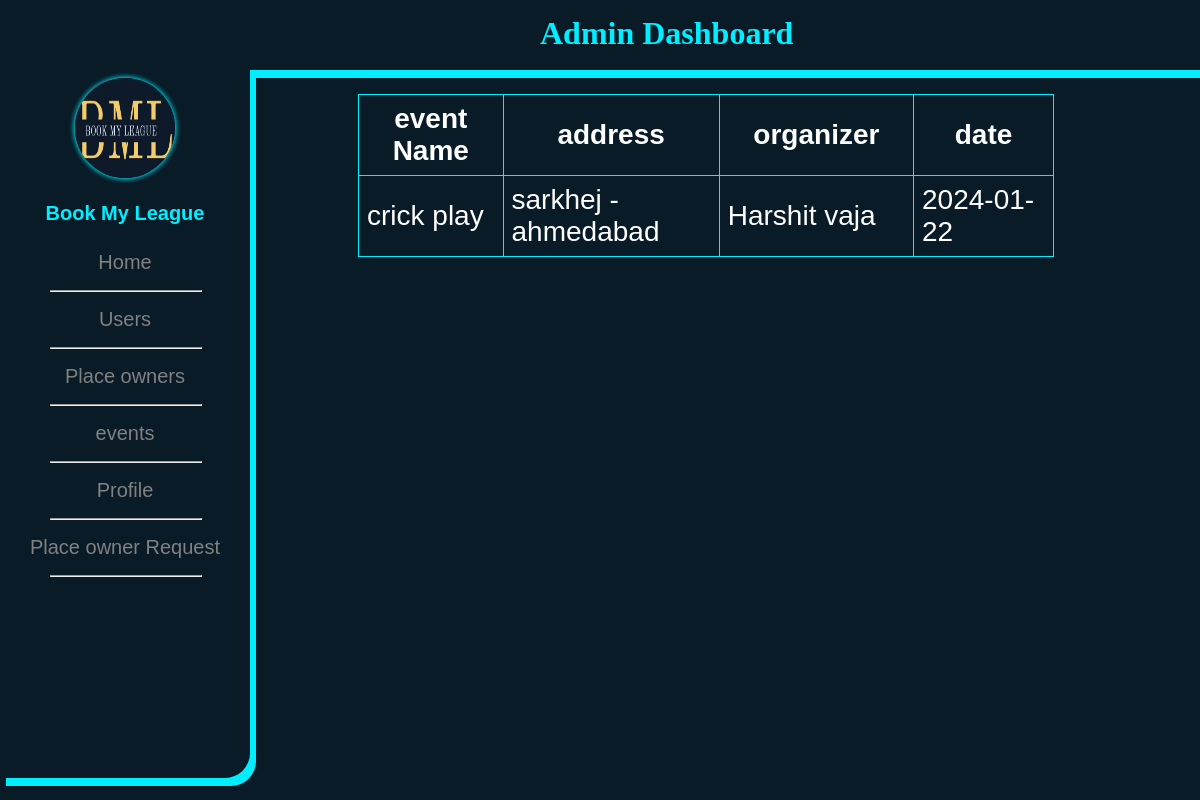
The page /admin.php?event on the database its author committed.
### tables this page shows
CREATE TABLE `event` (
  `event_id` int(30) NOT NULL,
  `event_name` varchar(30) NOT NULL,
  `event_address` varchar(50) NOT NULL,
  `event_date` date NOT NULL,
  `event_password` int(30) NOT NULL,
  `event_organizer` varchar(20) NOT NULL
);

### event.php (the view)
<?php
if($sql_user = "SELECT * FROM `event`"){
$result_user = mysqli_query($con,$sql_user);
while($fetch_user_details = mysqli_fetch_assoc($result_user)){
$username_user = $fetch_user_details['event_name'];
$phone_no_user = $fetch_user_details['event_address'];
$email_user = $fetch_user_details['event_organizer'];
$address_user = $fetch_user_details['event_date'];
echo "<!DOCTYPE html>
<html lang='en'>
<head>
  <meta charset='UTF-8'>
  <meta name='viewport' content='width=device-width, initial-scale=1.0'>
  <title>Profile Page</title>
  <style>
    table, th, td {
      border:1px solid #0ef;
      border-collapse: collapse;
      padding: 8px;
    }
    tr{
      color: #fff;
    }
    th {
      background-color: #081b27;
      color: #fff;
      width: 130000px;
    }
  </style>
</head>
<body>
  <div class='main'>
        <table>
          <tr>
            <th>event Name</th>
            <th>address</th>
            <th>organizer</th>
            <th>date</th>
          </tr>
          <tr>
            <td>$username_user</td>
            <td>$phone_no_user</td>
            <td>$email_user</td>
            <td>$address_user</td>
          </tr>
        </table>
  </div>
</body>
</html>";
}
}
?>

### assets/css/admin.css (style rules this page uses)
* { margin: 0; }
body { background-color: #081b27; font-family: Arial; overflow: hidden; }
.main { margin-top: 2%; margin-left: 29%; font-size: 28px; padding: 0 10px; width: 58%; }

### event.php (style rules this page uses)
table, th, td { border:1px solid #0ef; border-collapse: collapse; padding: 8px; }
tr { color: #fff; }
th { background-color: #081b27; color: #fff; width: 130000px; }

### rows shown on the page
event: event_name "crick play", event_address "sarkhej - ahmedabad", event_organizer "Harshit vaja", event_date "2024-01-22"
